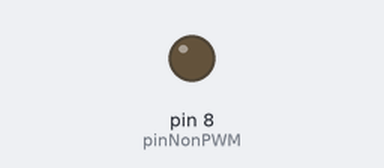
Recording of a sketch running on a simulated Arduino Uno, built with avr-gcc and run on an emulated ATmega328P. Parts: output pins drawn as LEDs (lit = HIGH).

Above: at 0.06 s.
At 3.68 s:
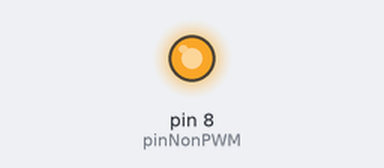
At 17.29 s:
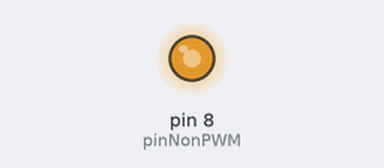
At 39.13 s:
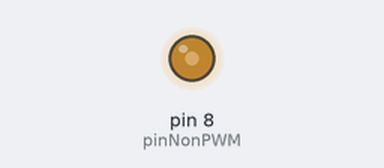
Timing chart, 0 to 40.0 s (numbered marks = the images above):
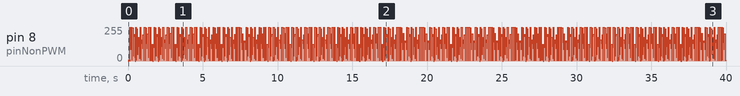

The sketch:

sketch_oct11d_lab26.ino
```cpp
// lab 2 prob 6

int pinNonPWM = 8;

//efectul Fade
unsigned long timpAnteriorFade = 0;
int intervalFade = 15;
int valoarePWM = 0;
int fadeAmount = 5;

unsigned long timpAnteriorPWM = 0;
int perioadaPWM = 2000; // 2 milisecunde per ciclu luminos

void setup()
{
  pinMode(pinNonPWM, OUTPUT);
}

void loop()
{
  unsigned long timpCurentMillis = millis();
  unsigned long timpCurentMicros = micros();

  //calculam noua valoare a luminozitatii (de la 0 la 255)
  if (timpCurentMillis - timpAnteriorFade >= intervalFade)
  {
    timpAnteriorFade = timpCurentMillis;
    valoarePWM = valoarePWM + fadeAmount;

    if (valoarePWM <= 0 || valoarePWM >= 255)
    {
      fadeAmount = -fadeAmount;
    }
  }

  //PWM: aplicam valoarea calculata mai sus pe pinul 8
  unsigned long timpHigh = (valoarePWM * perioadaPWM) / 255;
  unsigned long timpScursPWM = timpCurentMicros - timpAnteriorPWM;

  if (timpScursPWM < timpHigh)
  {
    digitalWrite(pinNonPWM, HIGH); // tine LED-ul aprins o fractiune de timp
  } else if (timpScursPWM < perioadaPWM)
  {
    digitalWrite(pinNonPWM, LOW);  // tine LED-ul stins restul ciclului
  } else
  {
    timpAnteriorPWM = timpCurentMicros; // resetam ciclul PWM
  }
}
```
